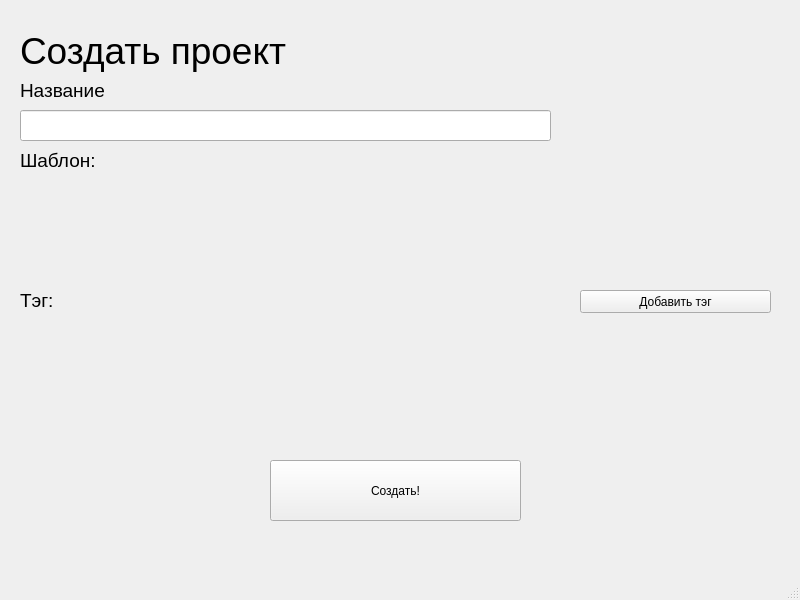
<?xml version="1.0" encoding="UTF-8"?>
<ui version="4.0">
 <class>MainWindow</class>
 <widget class="QMainWindow" name="MainWindow">
  <property name="geometry">
   <rect>
    <x>0</x>
    <y>0</y>
    <width>800</width>
    <height>600</height>
   </rect>
  </property>
  <property name="windowTitle">
   <string>Создать проект</string>
  </property>
  <widget class="QWidget" name="centralwidget">
   <widget class="QLabel" name="label">
    <property name="geometry">
     <rect>
      <x>20</x>
      <y>20</y>
      <width>451</width>
      <height>61</height>
     </rect>
    </property>
    <property name="font">
     <font>
      <pointsize>28</pointsize>
     </font>
    </property>
    <property name="text">
     <string>Создать проект</string>
    </property>
   </widget>
   <widget class="QLabel" name="label_2">
    <property name="geometry">
     <rect>
      <x>20</x>
      <y>80</y>
      <width>451</width>
      <height>21</height>
     </rect>
    </property>
    <property name="font">
     <font>
      <pointsize>14</pointsize>
     </font>
    </property>
    <property name="text">
     <string>Название</string>
    </property>
   </widget>
   <widget class="QWidget" name="horizontalLayoutWidget">
    <property name="geometry">
     <rect>
      <x>20</x>
      <y>180</y>
      <width>751</width>
      <height>91</height>
     </rect>
    </property>
    <layout class="QHBoxLayout" name="templateLayout"/>
   </widget>
   <widget class="QLabel" name="label_3">
    <property name="geometry">
     <rect>
      <x>20</x>
      <y>150</y>
      <width>451</width>
      <height>21</height>
     </rect>
    </property>
    <property name="font">
     <font>
      <pointsize>14</pointsize>
     </font>
    </property>
    <property name="text">
     <string>Шаблон:</string>
    </property>
   </widget>
   <widget class="QLabel" name="label_4">
    <property name="geometry">
     <rect>
      <x>20</x>
      <y>290</y>
      <width>451</width>
      <height>21</height>
     </rect>
    </property>
    <property name="font">
     <font>
      <pointsize>14</pointsize>
     </font>
    </property>
    <property name="text">
     <string>Тэг:</string>
    </property>
   </widget>
   <widget class="QWidget" name="horizontalLayoutWidget_2">
    <property name="geometry">
     <rect>
      <x>20</x>
      <y>320</y>
      <width>751</width>
      <height>91</height>
     </rect>
    </property>
    <layout class="QHBoxLayout" name="tagLayout"/>
   </widget>
   <widget class="QPushButton" name="ProjectCreateBtn">
    <property name="geometry">
     <rect>
      <x>270</x>
      <y>460</y>
      <width>251</width>
      <height>61</height>
     </rect>
    </property>
    <property name="text">
     <string>Создать!</string>
    </property>
   </widget>
   <widget class="QLineEdit" name="projectName">
    <property name="geometry">
     <rect>
      <x>20</x>
      <y>110</y>
      <width>531</width>
      <height>31</height>
     </rect>
    </property>
    <property name="font">
     <font>
      <pointsize>16</pointsize>
     </font>
    </property>
   </widget>
   <widget class="QPushButton" name="addTagButton">
    <property name="geometry">
     <rect>
      <x>580</x>
      <y>290</y>
      <width>191</width>
      <height>23</height>
     </rect>
    </property>
    <property name="text">
     <string>Добавить тэг</string>
    </property>
   </widget>
  </widget>
  <widget class="QStatusBar" name="statusbar"/>
 </widget>
 <resources/>
 <connections/>
</ui>
